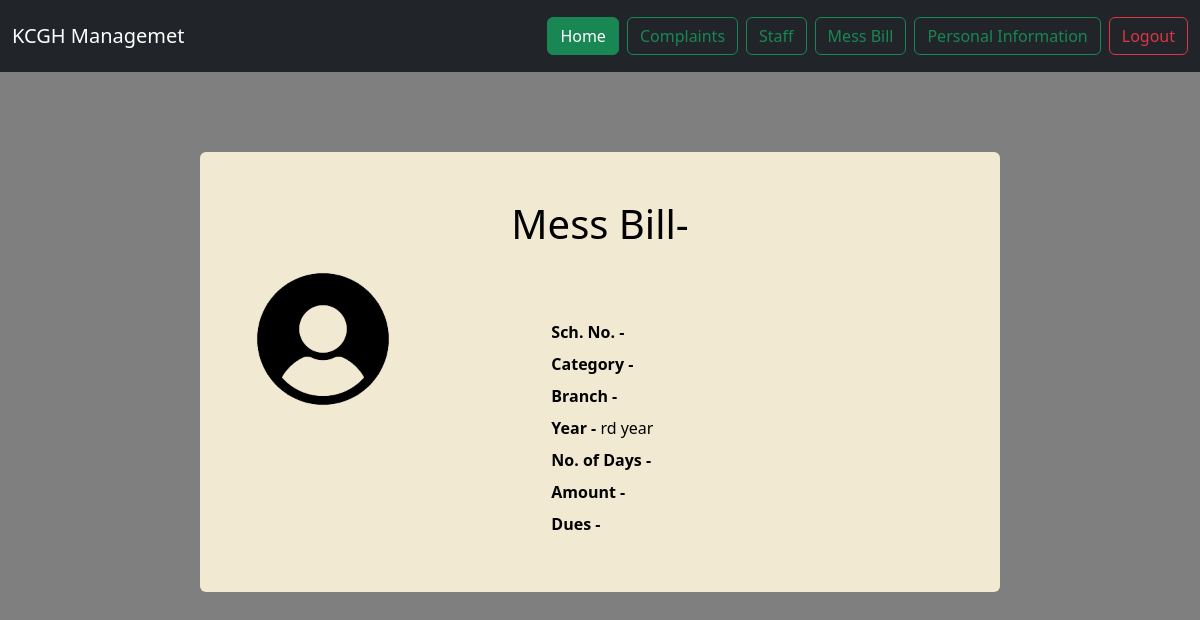
The app's page /messbill (signed in), older data.
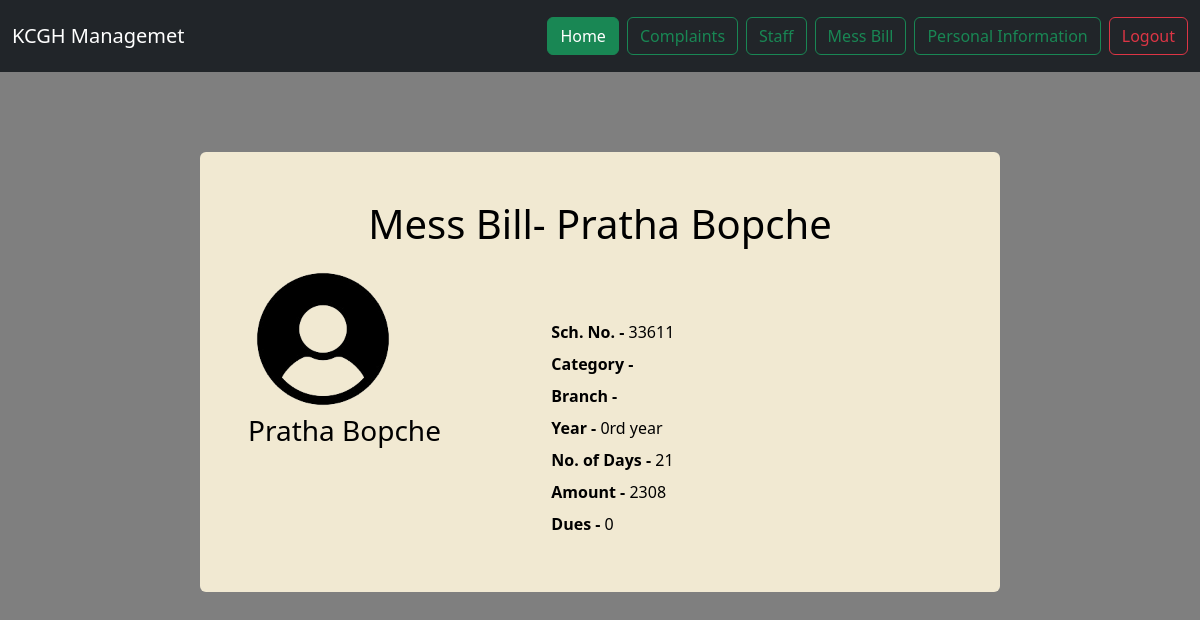
The same page, newer data.
### mess/models.py (models this page shows, shortened)
class MessBill(models.Model):
    user = models.ForeignKey(User, on_delete=models.CASCADE, null=True, blank=True)
    name = models.CharField(max_length=50)
    sch_no = models.IntegerField()
    category = models.CharField(max_length=15)
    branch = models.CharField(max_length=15)
    year = models.IntegerField()
    number_of_days = models.IntegerField(default=10)
    total_amount = models.IntegerField()
    dues = models.IntegerField(default= 0)
    month_year = models.CharField(max_length=7, default=datetime.now().strftime("%Y-%m"))

### mess/views.py (the view)
# urls.py: path("messbill", views.messbill, name="messbill"),
@login_required
def messbill(request):
    mess_bill = MessBill.objects.filter(user=request.user).first()
    return render(request, "messbill.html", {'mess_bill': mess_bill, 'user': request.user})

### mess/templates/messBill.html (shortened to what this page needs)
{% extends "base.html" %}
{% load static%}
{% block body %}
{% include "components/navbar.html" %}
<div class="d-flex justify-content-center align-items-start" style="height: 80vh; margin-top: 80px;">
    <div class="container text-white p-5 rounded"
        style="background: #f1e9d2; color: black !important; max-width: 800px;">
        <h1 class="text-center" style="color: black;">Mess Bill- {{mess_bill.name}}</h1>
        <div class="row mt-3">
            <div class="col-md-5 ">
                <img src="/static/images/images-removebg-preview.png " class="p-0 m-0 " alt="Logo"
                    style="height: 150px; align-items: center;">
                <h3>{{mess_bill.name}}</h3>
            </div>
            <div class="col-md-7 mt-5 align-items-center">
                <div class="my-2">
                    <strong>Sch. No. - </strong>
                    <p class="d-inline">{{mess_bill.sch_no}}</p>
                </div>
                <div class="my-2">
                    <strong>Category - </strong>
                </div>
                <div class="my-2">
                    <strong>Branch - </strong>
                </div>
                <div class="my-2">
                    <strong>Year - </strong>
                    <p class="d-inline">{{mess_bill.year}}rd year</p>
                </div>
                <div class="my-2">
                    <strong>No. of Days - </strong>
                    <p class="d-inline">{{mess_bill.number_of_days}}</p>
                </div>
                <div class="my-2">
                    <strong>Amount - </strong>
                    <p class="d-inline">{{mess_bill.total_amount}}</p>
                </div>
                <div class="my-2">
                    <strong>Dues - </strong>
                    <p class="d-inline">{{mess_bill.dues}}</p>
                </div>
            </div>
        </div>
    </div>
</div>
{% endblock %}

Row changes from the older to the newer data that the page shows:
added MessBill: name "Pratha Bopche", sch_no "33611", year "0", number_of_days "21", total_amount "2308", dues "0"
